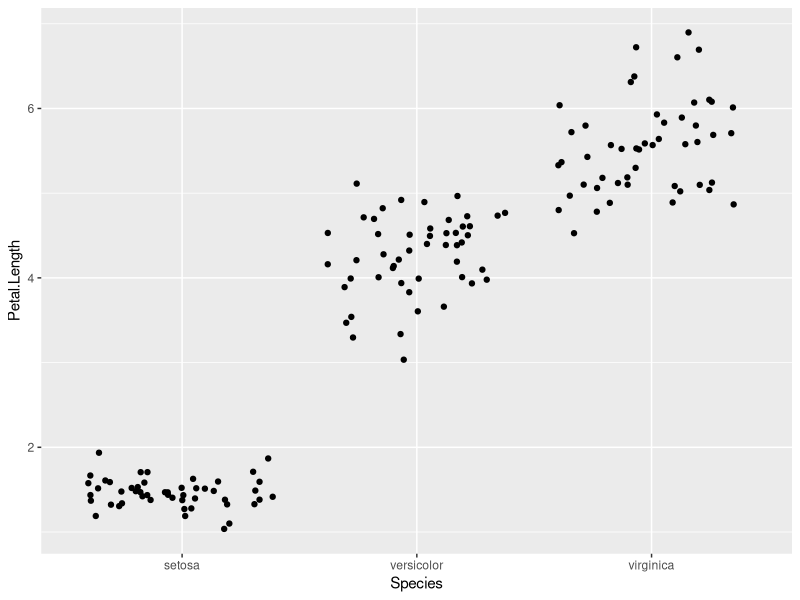
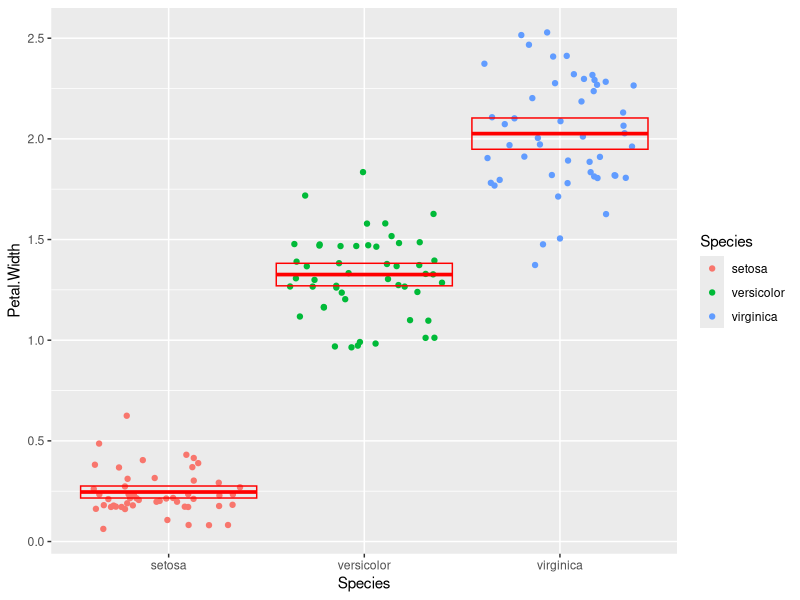
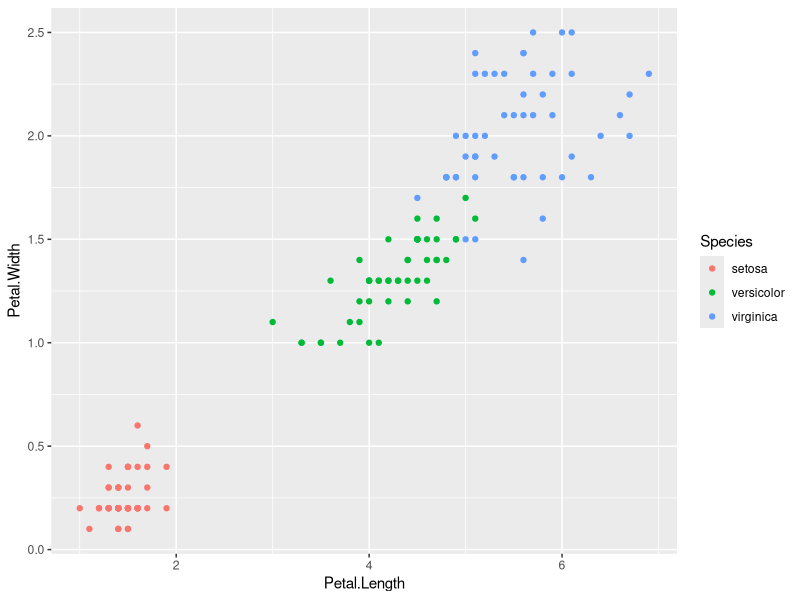

R code for these plots, in order:
## ---- chunk 1
library(tidyverse)
iris <- as_tibble(iris) # so it prints a little nicer
## ---- chunk 2
rename(
  iris,
  sepal_length = Sepal.Length,
  sepal_width = Sepal.Width,
  petal_length = Petal.Length,
  petal_width = Petal.Width
)

## ---- chunk 3
mutate(
  iris,
  Sepal.Length = Sepal.Length * 10,
  Sepal.Width = Sepal.Width * 10,
  Petal.Length = Petal.Length * 10,
  Petal.Width = Petal.Width * 10
)
## ---- chunk 4
iris_area <-
mutate(iris,
       Sepal_area = Sepal.Length * Sepal.Width,
       petal_area = Petal.Length * Petal.Width)
select(iris_area,Sepal_area,petal_area)
## ---- chunk 5
summarize(
  iris,
  sampl_size = n(),
  max = max(Sepal.Length),
  min = min(Sepal.Length),
  range = max-min,
  median = median(Sepal.Length),
  q1 = quantile(Sepal.Length, probs=0.25),
  q3 = quantile(Sepal.Length, probs=0.75),
  iqr = IQR(Sepal.Length)
)
## ---- chunk 6
iris_grouped <- group_by(iris,Species)
iris_grouped

iris_summarised<-
summarise(
  iris_grouped,
  sample_size = n(),
  mean = mean(Petal.Width),
  sd = sd(Petal.Width),
  var = var(Petal.Width),
  stderr = sd / sqrt(sample_size),
  ci_upper = mean + 2 * stderr,
  ci_lower = mean - 2 * stderr
)
iris_summarised
## ---- chunk 7
ggplot(data=iris)+geom_jitter(aes(y=Petal.Length,x=Species))

## ---- chunk 8
ggplot(data=iris)+geom_jitter(aes(y=Petal.Width,x=Species, color=Species)) +
geom_crossbar(
  data = iris_summarised,
  mapping = aes(x = Species, y = mean, ymax = ci_upper,
                ymin = ci_lower),
  color = "red"
)
## ---- chunk 9
ggplot(data = iris) +
  geom_point(mapping = aes(x = Petal.Length , y = Petal.Width, color = Species))
